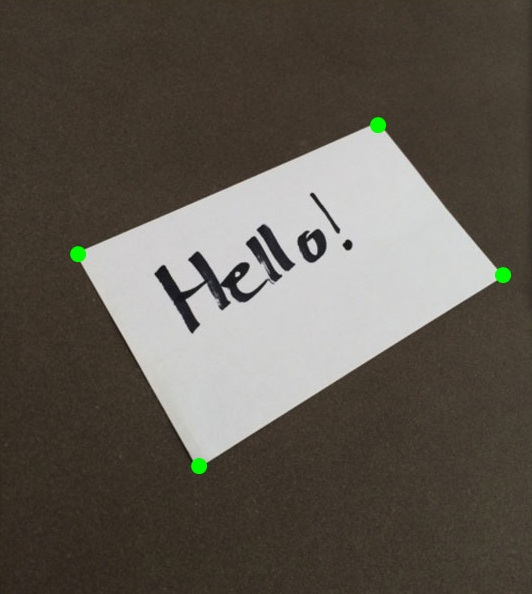
#> input picture resources/wrap.jpg, 532 x 594 px
$ python 14_chapter.py
#> lines starting #> are read from the running program, lines starting #| are printed output that depends on the picture
import cv2 as cv
import numpy as np

img = cv.imread('resources/wrap.jpg')
#> img is the input picture: shape (594, 532, 3); mean B, G, R 80.8, 89.2, 95.2
# print(img.shape)

point1 = np.float32([[80,251],[376,125],[196,466],[500,278]])
# width = 532
# height = 594
width, height = 500, 360

point2 = np.float32([[0,0],[532,0],[0,400],[width,height]])


matrix = cv.getPerspectiveTransform(point1, point2)
out_img = cv.warpPerspective(img, matrix,(width, height))
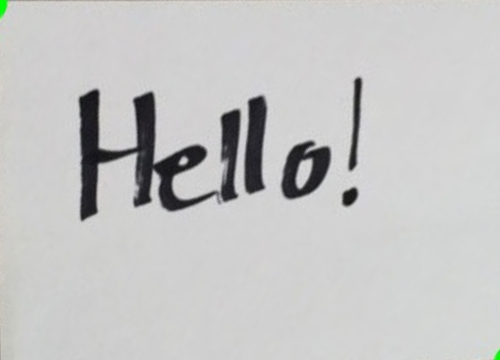
#> out_img: shape (360, 500, 3); mean B, G, R 197.2, 197.5, 197.4

cv.imwrite('resources/wrapp.jpg', out_img)


cv.imshow('image', img)
cv.imshow('transform', out_img)
cv.waitKey(0)
cv.destroyAllWindows()
